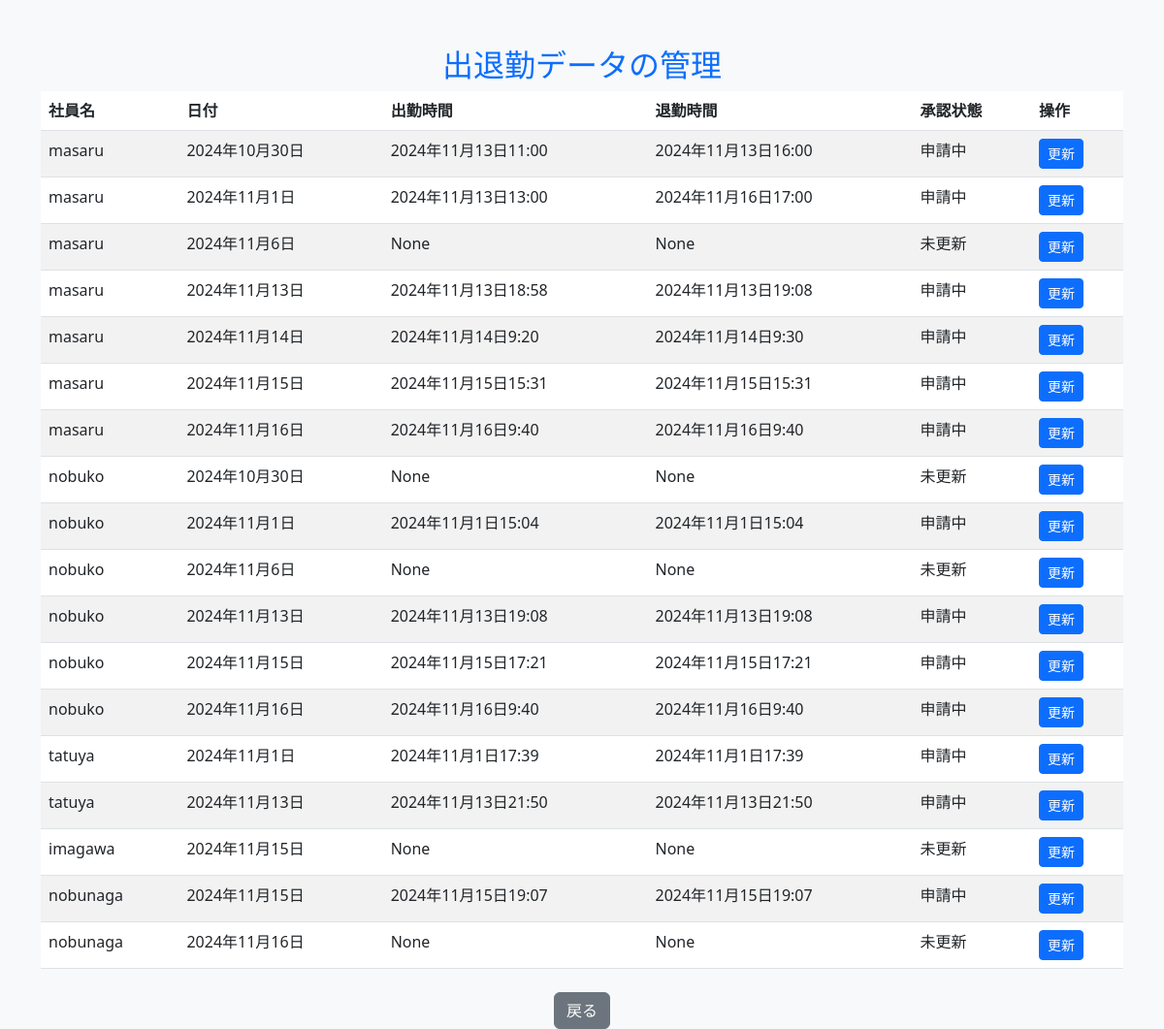
Page /attendance/edit/28/ (signed in) on the earlier database version.
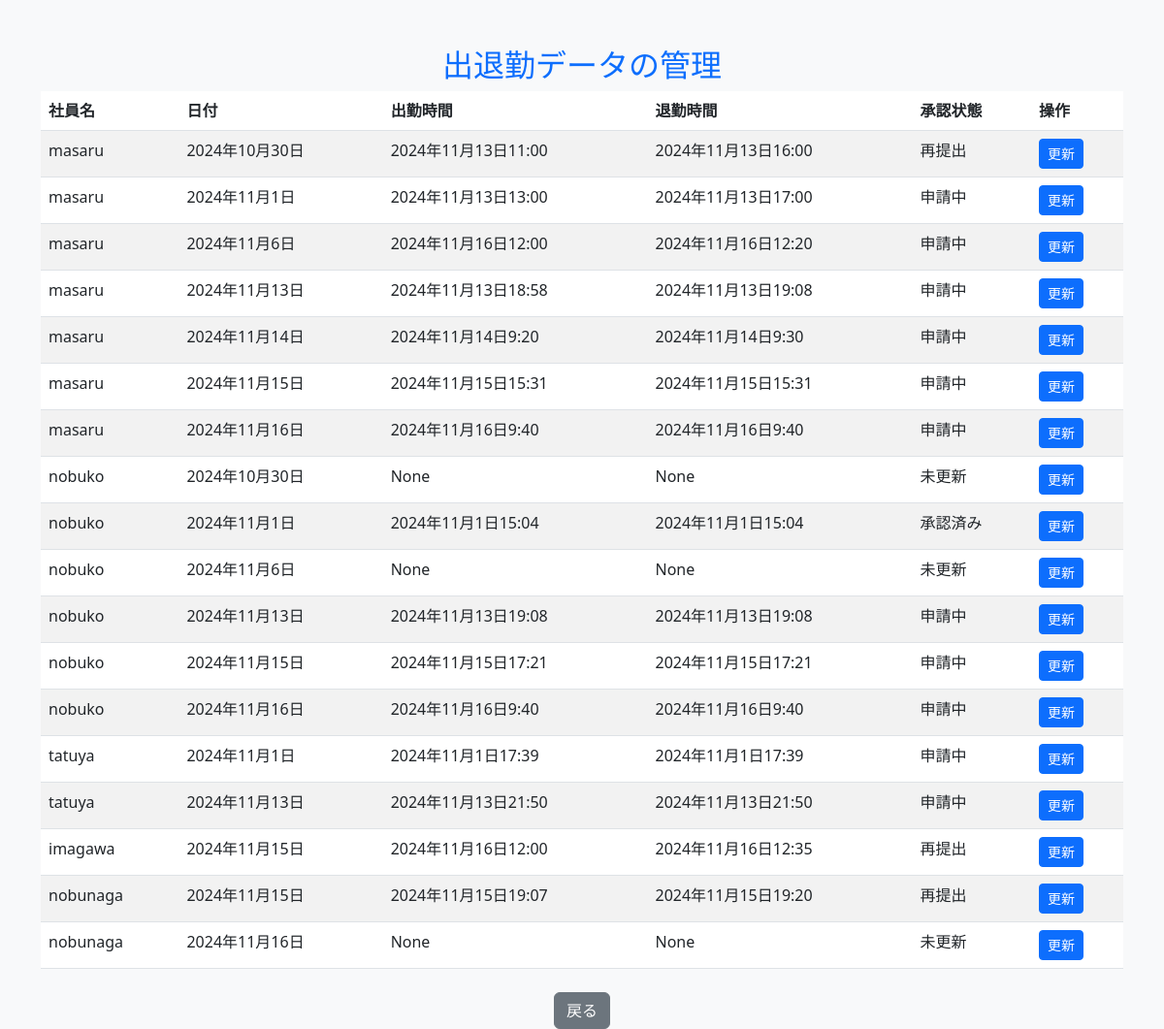
Same page on the later database version.
### attendance_system/models.py (models this page shows, shortened)
class Attendance(models.Model):
    STATUS_CHOICES = [
        ('unupdated', '未更新'),
        ('pending', '申請中'),
        ('approved', '承認済み'),
        ('rejected', '再提出'),
    ]
    user = models.ForeignKey(User, on_delete=models.CASCADE)  # ユーザーとのリレーション
    check_in = models.DateTimeField(null=True, blank=True)  # 出勤時間
    check_out = models.DateTimeField(null=True, blank=True)  # 退勤時間
    date = models.DateField(default=now)  # 日付
    status = models.CharField(
        max_length=20,
        choices=STATUS_CHOICES,
        default='unupdated'  # デフォルトは未更新
    )
    is_approved = models.BooleanField(default=None, null=True, blank=True)  # 承認状態

### attendance_system/views.py (the view)
# urls.py: path('attendance/edit/<int:attendance_id>/', views.edit_attendance, name='edit_attendance'),
@login_required
def edit_attendance(request, attendance_id):
    user = request.user
    attendance = get_object_or_404(Attendance, id=attendance_id)
    manager_viewable_users = User.objects.exclude(groups__name='幹部クラス')
    attendances = Attendance.objects.filter(user__in=manager_viewable_users)
    if user.groups.filter(name='中間管理職').exists():
        if not attendance.user.groups.filter(name='幹部クラス').exists():
            if request.method == 'POST':
                form = AttendanceEditForm(request.POST, instance=attendance)
                if form.is_valid():
                    form.save()
                    messages.success(request, "出退勤データが更新されました。")
                    return redirect('attendance_approval')  # 編集後に管理画面にリダイレクト
            else:
                form = AttendanceEditForm(instance=attendance)
            return render(request, 'attendance_system/edit_attendance_manager.html', {
                'form': form,
                'attendance': attendance,
                'attendances': attendances,  # フィルタリングされた出退勤データ
            })
        else:
            messages.error(request, "幹部クラスの出退勤データは編集できません。")
            return redirect('attendance_approval')
    else:
        messages.error(request, "編集権限がありません。")
        return redirect('attendance_approval')

### attendance_system/templates/attendance_system/edit_attendance_manager.html (shortened to what this page needs)
<!DOCTYPE html>
<html lang="ja">
<head>
    <link href="https://cdn.jsdelivr.net/npm/bootstrap@5.3.0/dist/css/bootstrap.min.css" rel="stylesheet">
</head>
<body class="bg-light">
    <div class="container mt-5">
        <h2 class="text-center text-primary">出退勤データの管理</h2>
        <table class="table table-striped">
            <thead>
                <tr>
                    <th>社員名</th>
                    <th>日付</th>
                    <th>出勤時間</th>
                    <th>退勤時間</th>
                    <th>承認状態</th>
                    <th>操作</th>
                </tr>
            </thead>
            <tbody>
                {% for attendance in attendances %}
                <tr>
                    <td>{{ attendance.user.username }}</td>
                    <td>{{ attendance.date }}</td>
                    <td>{{ attendance.check_in }}</td>
                    <td>{{ attendance.check_out }}</td>
                    <td>
                        {% if not attendance.check_in and not attendance.check_out %}
                            未更新
                        {% elif attendance.is_approved is None %}
                            申請中
                        {% elif attendance.is_approved %}
                            承認済み
                        {% else %}
                            再提出
                        {% endif %}
                    </td>
                    <td>
                        <a href="{% url 'update_attendance' attendance.id %}" class="btn btn-sm btn-primary">更新</a>
                    </td>
                </tr>
                {% endfor %}
            </tbody>
        </table>
        <div class="text-center mt-4">
            <a href="{% url 'attendance' %}" class="btn btn-secondary">戻る</a>
        </div>
    </div>
</body>
</html>

Differences in the rows shown:
changed Attendance (number 1 of 18 on the later page): text "申請中" → "再提出"
changed Attendance (number 2 of 18 on the later page): check_out "2024年11月16日17:00" → "2024年11月13日17:00"
changed Attendance (number 3 of 18 on the later page): check_in "None" → "2024年11月16日12:00"; check_out "None" → "2024年11月16日12:20"; check_in "未更新" → "申請中"
changed Attendance (number 9 of 18 on the later page): is_approved "申請中" → "承認済み"
changed Attendance "imagawa": check_in "None" → "2024年11月16日12:00"; check_out "None" → "2024年11月16日12:35"; check_in "未更新" → "再提出"
changed Attendance (number 17 of 18 on the later page): check_out "2024年11月15日19:07" → "2024年11月15日19:20"; check_in "申請中" → "再提出"
